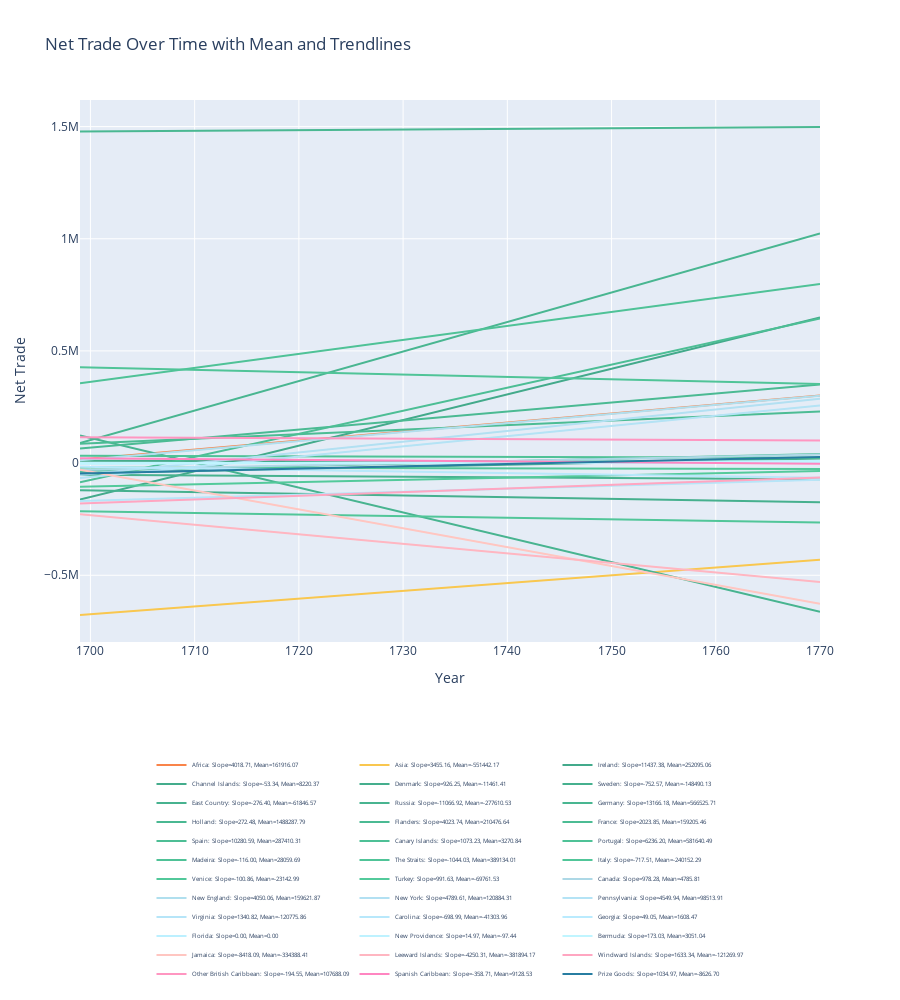

The notebook cell saved with this chart:
### Markdown cell above
# 2D mean line plot

This is the same graph as above, but just showing the trend lines in a 2D format

### Code cell
import pandas as pd
import numpy as np
import plotly.graph_objs as go
from plotly.offline import iplot, init_notebook_mode

init_notebook_mode(connected=True)

file_path = 'Customs data for James.xlsx'

df = pd.read_excel(file_path, header=None)

# Extract relevant part of the dataframe
df_relevant = df.iloc[157:194, 0:73] # The code to the left is for Net Trade, to change this to:
# Imports, change the code to df_relevant = df.iloc[119:156, 0:73]
# Exports, change the code to df_relevant = df.iloc[196:233, 0:73]
# Re-exports, change the code to df_relevant = df.iloc[235:272, 0:73]

years = df_relevant.iloc[0, 1:].values
countries = df_relevant.iloc[1:, 0].values
data = df_relevant.iloc[1:, 1:].values

filtered_years_indices = [i for i, year in enumerate(years) if year not in [1705, 1712]]
filtered_years = [year for year in years if year not in [1705, 1712]]
filtered_data = data[:, filtered_years_indices]

long_data = []
for i, country in enumerate(countries):
    for j, year in enumerate(filtered_years):
        long_data.append({
            'Year': year,
            'Country': country,
            'Export': filtered_data[i, j],
            'CountryOrder': i
        })

df_long = pd.DataFrame(long_data)

color_scale = [
    '#f9844a', 
    '#f9c74f',  
    '#43aa8b', '#44ac8c', '#45ae8d', '#46b08e', '#47b28f', '#48b490', '#49b691', '#4ab892', '#4bba93', '#4cbc94', '#4dbe95', '#4ec096', '#4fc297', '#4fc297', '#50c498', '#51c699', '#52c89a', '#53ca9b', 
    '#add8e6', '#b0dfee', '#b2e0f2', '#b4e3f5', '#b6e5f8', '#b8e8fb', '#baebfe', '#bcf0ff', '#bef2ff', '#c0f5ff', 
    '#ffc6c1', '#ffb6c1', '#ffa6c1', '#ff96c1', '#ff86c1', 
    '#277da1'  
]

fig = go.Figure()

for i, country in enumerate(countries):
    country_data = df_long[df_long['Country'] == country]
    mean_net_trade = country_data['Export'].mean()
    z = np.polyfit(country_data['Year'], country_data['Export'], 1)
    p = np.poly1d(z)
    trendline = p(country_data['Year'])
    slope = z[0]

    legend_name = f"{country}: Slope={slope:.2f}, Mean={mean_net_trade:.2f}"

    # Add the trendline
    fig.add_trace(go.Scatter(
        x=country_data['Year'],
        y=trendline,
        mode='lines',
        line=dict(color=color_scale[i % len(color_scale)], width=2,),
        name=legend_name,
        showlegend=True
    ))

fig.update_layout(
    title='Net Trade Over Time with Mean and Trendlines',
    xaxis_title='Year',
    yaxis_title='Net Trade',
    autosize=True,
    height=1000,
    showlegend=True,
    legend=dict(
        orientation='h',
        x=0.5,
        y=-0.2,
        xanchor='center',
        yanchor='top',
        font=dict(
            size=6  
        )
    ),
)

iplot(fig)
